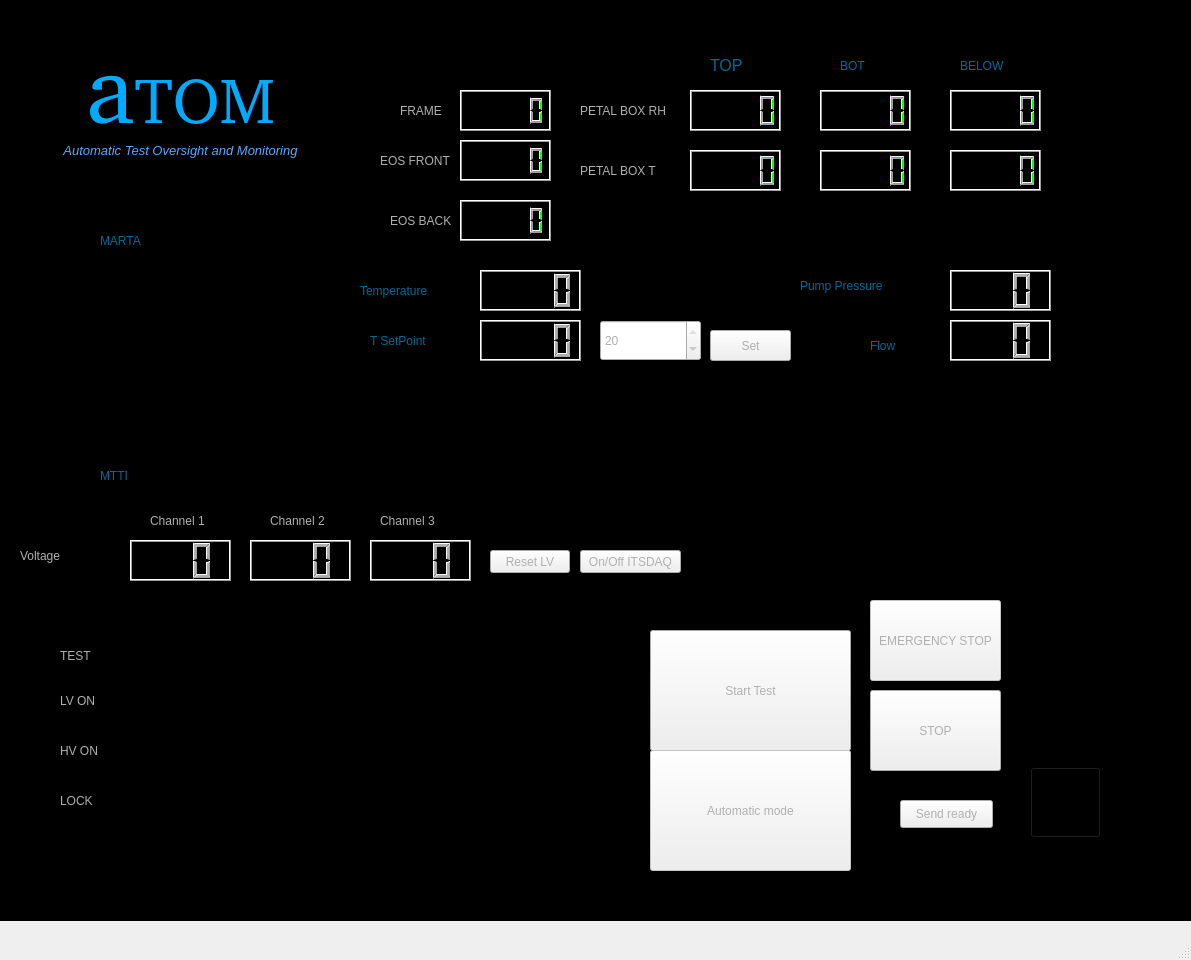
<?xml version="1.0" encoding="UTF-8"?>
<ui version="4.0">
 <class>MainWindow</class>
 <widget class="QMainWindow" name="MainWindow">
  <property name="geometry">
   <rect>
    <x>0</x>
    <y>0</y>
    <width>1191</width>
    <height>960</height>
   </rect>
  </property>
  <property name="windowTitle">
   <string>MainWindow</string>
  </property>
  <widget class="QWidget" name="centralwidget">
   <property name="styleSheet">
    <string notr="true">color: rgb(176, 176, 176);</string>
   </property>
   <widget class="QLabel" name="label">
    <property name="geometry">
     <rect>
      <x>580</x>
      <y>100</y>
      <width>131</width>
      <height>21</height>
     </rect>
    </property>
    <property name="text">
     <string>PETAL BOX RH</string>
    </property>
   </widget>
   <widget class="QPushButton" name="but_tempSetPoint">
    <property name="enabled">
     <bool>true</bool>
    </property>
    <property name="geometry">
     <rect>
      <x>710</x>
      <y>330</y>
      <width>81</width>
      <height>31</height>
     </rect>
    </property>
    <property name="text">
     <string>Set</string>
    </property>
   </widget>
   <widget class="QLabel" name="label_temp">
    <property name="geometry">
     <rect>
      <x>360</x>
      <y>250</y>
      <width>131</width>
      <height>81</height>
     </rect>
    </property>
    <property name="styleSheet">
     <string notr="true">color: rgb(0, 107, 150);
font: 12pt &quot;MS Shell Dlg 2&quot;;</string>
    </property>
    <property name="text">
     <string>Temperature</string>
    </property>
   </widget>
   <widget class="QLCDNumber" name="lcd_hr_top">
    <property name="geometry">
     <rect>
      <x>690</x>
      <y>90</y>
      <width>91</width>
      <height>41</height>
     </rect>
    </property>
    <property name="styleSheet">
     <string notr="true">color: rgb(0, 255, 0);</string>
    </property>
   </widget>
   <widget class="QLCDNumber" name="lcd_v1">
    <property name="geometry">
     <rect>
      <x>130</x>
      <y>540</y>
      <width>101</width>
      <height>41</height>
     </rect>
    </property>
    <property name="frameShape">
     <enum>QFrame::Box</enum>
    </property>
    <property name="smallDecimalPoint">
     <bool>true</bool>
    </property>
    <property name="digitCount">
     <number>3</number>
    </property>
   </widget>
   <widget class="QLCDNumber" name="lcd_pump">
    <property name="geometry">
     <rect>
      <x>950</x>
      <y>270</y>
      <width>101</width>
      <height>41</height>
     </rect>
    </property>
    <property name="frameShape">
     <enum>QFrame::Box</enum>
    </property>
    <property name="smallDecimalPoint">
     <bool>true</bool>
    </property>
    <property name="digitCount">
     <number>3</number>
    </property>
    <property name="segmentStyle">
     <enum>QLCDNumber::Filled</enum>
    </property>
   </widget>
   <widget class="QPushButton" name="but_stopTest">
    <property name="geometry">
     <rect>
      <x>870</x>
      <y>690</y>
      <width>131</width>
      <height>81</height>
     </rect>
    </property>
    <property name="styleSheet">
     <string notr="true">QPushButton:hover {
	background-color: rgb(0, 151, 227);
        }
QPushButton:pressed { 
	background-color: rgb(0, 99, 149);
	color: rgb(0, 0, 0);
}</string>
    </property>
    <property name="text">
     <string>STOP</string>
    </property>
   </widget>
   <widget class="QLabel" name="label_dp">
    <property name="geometry">
     <rect>
      <x>800</x>
      <y>250</y>
      <width>141</width>
      <height>71</height>
     </rect>
    </property>
    <property name="styleSheet">
     <string notr="true">color: rgb(0, 107, 150);
font: 12pt &quot;MS Shell Dlg 2&quot;;</string>
    </property>
    <property name="text">
     <string>Pump Pressure</string>
    </property>
   </widget>
   <widget class="QLCDNumber" name="lcd_hr_bot">
    <property name="geometry">
     <rect>
      <x>820</x>
      <y>90</y>
      <width>91</width>
      <height>41</height>
     </rect>
    </property>
    <property name="styleSheet">
     <string notr="true">color: rgb(0, 255, 0);</string>
    </property>
   </widget>
   <widget class="QPushButton" name="but_connectMarta">
    <property name="geometry">
     <rect>
      <x>30</x>
      <y>280</y>
      <width>71</width>
      <height>61</height>
     </rect>
    </property>
    <property name="styleSheet">
     <string notr="true">background-color: rgb(0, 0, 0);
border:none;</string>
    </property>
    <property name="text">
     <string/>
    </property>
    <property name="icon">
     <iconset>
      <normaloff>../icons/power.svg</normaloff>../icons/power.svg</iconset>
    </property>
    <property name="iconSize">
     <size>
      <width>50</width>
      <height>50</height>
     </size>
    </property>
   </widget>
   <widget class="QLabel" name="label_3">
    <property name="geometry">
     <rect>
      <x>840</x>
      <y>50</y>
      <width>41</width>
      <height>31</height>
     </rect>
    </property>
    <property name="styleSheet">
     <string notr="true">color: rgb(0, 107, 150);
font: 12pt &quot;MS Shell Dlg 2&quot;;</string>
    </property>
    <property name="text">
     <string>BOT</string>
    </property>
   </widget>
   <widget class="QLabel" name="label_2">
    <property name="geometry">
     <rect>
      <x>710</x>
      <y>50</y>
      <width>61</width>
      <height>31</height>
     </rect>
    </property>
    <property name="font">
     <font>
      <family>MS Shell Dlg 2</family>
      <pointsize>12</pointsize>
      <weight>50</weight>
      <italic>false</italic>
      <bold>false</bold>
     </font>
    </property>
    <property name="styleSheet">
     <string notr="true">color: rgb(0, 107, 150);
font: 12pt &quot;MS Shell Dlg 2&quot;;</string>
    </property>
    <property name="text">
     <string>TOP</string>
    </property>
   </widget>
   <widget class="QLCDNumber" name="lcd_hr_below">
    <property name="geometry">
     <rect>
      <x>950</x>
      <y>90</y>
      <width>91</width>
      <height>41</height>
     </rect>
    </property>
    <property name="styleSheet">
     <string notr="true">color: rgb(0, 255, 0);</string>
    </property>
   </widget>
   <widget class="QLabel" name="label_h2_2">
    <property name="geometry">
     <rect>
      <x>100</x>
      <y>450</y>
      <width>262</width>
      <height>51</height>
     </rect>
    </property>
    <property name="styleSheet">
     <string notr="true">color: rgb(0, 107, 150);
font: 16pt &quot;MS Shell Dlg 2&quot;;</string>
    </property>
    <property name="text">
     <string>MTTI </string>
    </property>
   </widget>
   <widget class="QLabel" name="label_mtticha">
    <property name="geometry">
     <rect>
      <x>150</x>
      <y>510</y>
      <width>71</width>
      <height>21</height>
     </rect>
    </property>
    <property name="text">
     <string>Channel 1</string>
    </property>
   </widget>
   <widget class="QLabel" name="label_mtticha_2">
    <property name="geometry">
     <rect>
      <x>270</x>
      <y>510</y>
      <width>71</width>
      <height>21</height>
     </rect>
    </property>
    <property name="text">
     <string>Channel 2</string>
    </property>
   </widget>
   <widget class="QLabel" name="label_mttiv">
    <property name="geometry">
     <rect>
      <x>20</x>
      <y>530</y>
      <width>131</width>
      <height>51</height>
     </rect>
    </property>
    <property name="text">
     <string>Voltage</string>
    </property>
   </widget>
   <widget class="QLabel" name="label_h2">
    <property name="geometry">
     <rect>
      <x>100</x>
      <y>220</y>
      <width>261</width>
      <height>41</height>
     </rect>
    </property>
    <property name="styleSheet">
     <string notr="true">color: rgb(0, 107, 150);
font: 16pt &quot;MS Shell Dlg 2&quot;;</string>
    </property>
    <property name="text">
     <string>MARTA </string>
    </property>
   </widget>
   <widget class="QLabel" name="label_mttii">
    <property name="geometry">
     <rect>
      <x>60</x>
      <y>630</y>
      <width>41</width>
      <height>51</height>
     </rect>
    </property>
    <property name="text">
     <string>TEST</string>
    </property>
   </widget>
   <widget class="QSpinBox" name="spin_tempSetPoint">
    <property name="geometry">
     <rect>
      <x>600</x>
      <y>320</y>
      <width>101</width>
      <height>41</height>
     </rect>
    </property>
    <property name="minimum">
     <number>-35</number>
    </property>
    <property name="maximum">
     <number>20</number>
    </property>
    <property name="value">
     <number>20</number>
    </property>
   </widget>
   <widget class="QLabel" name="label_tempSetPoint">
    <property name="geometry">
     <rect>
      <x>370</x>
      <y>320</y>
      <width>101</width>
      <height>41</height>
     </rect>
    </property>
    <property name="styleSheet">
     <string notr="true">color: rgb(0, 107, 150);
font: 12pt &quot;MS Shell Dlg 2&quot;;</string>
    </property>
    <property name="text">
     <string>T SetPoint</string>
    </property>
   </widget>
   <widget class="QLabel" name="label_4">
    <property name="geometry">
     <rect>
      <x>960</x>
      <y>50</y>
      <width>101</width>
      <height>31</height>
     </rect>
    </property>
    <property name="styleSheet">
     <string notr="true">color: rgb(0, 107, 150);
font: 12pt &quot;MS Shell Dlg 2&quot;;</string>
    </property>
    <property name="text">
     <string>BELOW</string>
    </property>
   </widget>
   <widget class="QLabel" name="l_info">
    <property name="geometry">
     <rect>
      <x>110</x>
      <y>290</y>
      <width>241</width>
      <height>41</height>
     </rect>
    </property>
    <property name="text">
     <string/>
    </property>
   </widget>
   <widget class="QLabel" name="label_5">
    <property name="geometry">
     <rect>
      <x>580</x>
      <y>160</y>
      <width>131</width>
      <height>21</height>
     </rect>
    </property>
    <property name="text">
     <string>PETAL BOX T</string>
    </property>
   </widget>
   <widget class="QLCDNumber" name="lcd_t_top">
    <property name="geometry">
     <rect>
      <x>690</x>
      <y>150</y>
      <width>91</width>
      <height>41</height>
     </rect>
    </property>
    <property name="styleSheet">
     <string notr="true">color: rgb(0, 255, 0);</string>
    </property>
   </widget>
   <widget class="QLCDNumber" name="lcd_t_bot">
    <property name="geometry">
     <rect>
      <x>820</x>
      <y>150</y>
      <width>91</width>
      <height>41</height>
     </rect>
    </property>
    <property name="styleSheet">
     <string notr="true">color: rgb(0, 255, 0);</string>
    </property>
   </widget>
   <widget class="QLCDNumber" name="lcd_t_below">
    <property name="geometry">
     <rect>
      <x>950</x>
      <y>150</y>
      <width>91</width>
      <height>41</height>
     </rect>
    </property>
    <property name="styleSheet">
     <string notr="true">color: rgb(0, 255, 0);</string>
    </property>
   </widget>
   <widget class="QPushButton" name="but_abort_marta">
    <property name="enabled">
     <bool>false</bool>
    </property>
    <property name="geometry">
     <rect>
      <x>870</x>
      <y>600</y>
      <width>131</width>
      <height>81</height>
     </rect>
    </property>
    <property name="styleSheet">
     <string notr="true">QPushButton:hover {
	background-color: rgb(0, 151, 227);
        }
QPushButton:pressed { 
	background-color: rgb(0, 99, 149);
	color: rgb(0, 0, 0);
}</string>
    </property>
    <property name="text">
     <string>EMERGENCY STOP</string>
    </property>
   </widget>
   <widget class="QLCDNumber" name="lcd_t_frame">
    <property name="geometry">
     <rect>
      <x>460</x>
      <y>90</y>
      <width>91</width>
      <height>41</height>
     </rect>
    </property>
    <property name="styleSheet">
     <string notr="true">color: rgb(0, 255, 0);
border-color: rgb(0, 255, 0);
</string>
    </property>
    <property name="smallDecimalPoint">
     <bool>true</bool>
    </property>
   </widget>
   <widget class="QLCDNumber" name="lcd_t_eosp">
    <property name="geometry">
     <rect>
      <x>460</x>
      <y>140</y>
      <width>91</width>
      <height>41</height>
     </rect>
    </property>
    <property name="styleSheet">
     <string notr="true">color: rgb(0, 255, 0);
border-color: rgb(0, 255, 0);</string>
    </property>
    <property name="frameShadow">
     <enum>QFrame::Raised</enum>
    </property>
    <property name="smallDecimalPoint">
     <bool>true</bool>
    </property>
   </widget>
   <widget class="QLCDNumber" name="lcd_t_eoss">
    <property name="geometry">
     <rect>
      <x>460</x>
      <y>200</y>
      <width>91</width>
      <height>41</height>
     </rect>
    </property>
    <property name="styleSheet">
     <string notr="true">color: rgb(0, 255, 0);
border-color: rgb(0, 255, 0);</string>
    </property>
    <property name="smallDecimalPoint">
     <bool>true</bool>
    </property>
   </widget>
   <widget class="QLabel" name="label_6">
    <property name="geometry">
     <rect>
      <x>400</x>
      <y>100</y>
      <width>131</width>
      <height>21</height>
     </rect>
    </property>
    <property name="text">
     <string>FRAME</string>
    </property>
   </widget>
   <widget class="QLabel" name="label_mtticha_3">
    <property name="geometry">
     <rect>
      <x>380</x>
      <y>510</y>
      <width>71</width>
      <height>21</height>
     </rect>
    </property>
    <property name="text">
     <string>Channel 3</string>
    </property>
   </widget>
   <widget class="QLCDNumber" name="lcd_v2">
    <property name="geometry">
     <rect>
      <x>250</x>
      <y>540</y>
      <width>101</width>
      <height>41</height>
     </rect>
    </property>
    <property name="frameShape">
     <enum>QFrame::Box</enum>
    </property>
    <property name="smallDecimalPoint">
     <bool>true</bool>
    </property>
    <property name="digitCount">
     <number>3</number>
    </property>
   </widget>
   <widget class="QLCDNumber" name="lcd_v3">
    <property name="geometry">
     <rect>
      <x>370</x>
      <y>540</y>
      <width>101</width>
      <height>41</height>
     </rect>
    </property>
    <property name="frameShape">
     <enum>QFrame::Box</enum>
    </property>
    <property name="smallDecimalPoint">
     <bool>true</bool>
    </property>
    <property name="digitCount">
     <number>3</number>
    </property>
   </widget>
   <widget class="QLabel" name="label_mttii_2">
    <property name="geometry">
     <rect>
      <x>60</x>
      <y>730</y>
      <width>41</width>
      <height>41</height>
     </rect>
    </property>
    <property name="text">
     <string>HV ON</string>
    </property>
   </widget>
   <widget class="QPushButton" name="but_startTest">
    <property name="geometry">
     <rect>
      <x>650</x>
      <y>630</y>
      <width>201</width>
      <height>121</height>
     </rect>
    </property>
    <property name="styleSheet">
     <string notr="true">QPushButton:hover {
	background-color: rgb(0, 151, 227);
        }
QPushButton:pressed { 
	background-color: rgb(0, 99, 149);
	color: rgb(0, 0, 0);
}</string>
    </property>
    <property name="text">
     <string>Start Test</string>
    </property>
   </widget>
   <widget class="QLabel" name="l_test_info">
    <property name="geometry">
     <rect>
      <x>300</x>
      <y>770</y>
      <width>481</width>
      <height>41</height>
     </rect>
    </property>
    <property name="styleSheet">
     <string notr="true">font: 75 10pt &quot;MS Shell Dlg 2&quot;;
color:rgb(0, 170, 255);
qproperty-alignment: AlignCenter;</string>
    </property>
    <property name="text">
     <string/>
    </property>
   </widget>
   <widget class="QLCDNumber" name="lcd_tsp">
    <property name="geometry">
     <rect>
      <x>480</x>
      <y>320</y>
      <width>101</width>
      <height>41</height>
     </rect>
    </property>
    <property name="smallDecimalPoint">
     <bool>true</bool>
    </property>
    <property name="digitCount">
     <number>4</number>
    </property>
   </widget>
   <widget class="QLCDNumber" name="lcd_t">
    <property name="geometry">
     <rect>
      <x>480</x>
      <y>270</y>
      <width>101</width>
      <height>41</height>
     </rect>
    </property>
    <property name="smallDecimalPoint">
     <bool>true</bool>
    </property>
    <property name="digitCount">
     <number>4</number>
    </property>
   </widget>
   <widget class="QLabel" name="label_mttii_3">
    <property name="geometry">
     <rect>
      <x>60</x>
      <y>680</y>
      <width>41</width>
      <height>41</height>
     </rect>
    </property>
    <property name="text">
     <string>LV ON</string>
    </property>
   </widget>
   <widget class="QLabel" name="label_7">
    <property name="geometry">
     <rect>
      <x>380</x>
      <y>150</y>
      <width>71</width>
      <height>21</height>
     </rect>
    </property>
    <property name="text">
     <string>EOS FRONT</string>
    </property>
   </widget>
   <widget class="QLabel" name="label_8">
    <property name="geometry">
     <rect>
      <x>390</x>
      <y>210</y>
      <width>61</width>
      <height>21</height>
     </rect>
    </property>
    <property name="text">
     <string>EOS BACK</string>
    </property>
   </widget>
   <widget class="QFrame" name="frame">
    <property name="enabled">
     <bool>false</bool>
    </property>
    <property name="geometry">
     <rect>
      <x>-30</x>
      <y>0</y>
      <width>1221</width>
      <height>921</height>
     </rect>
    </property>
    <property name="styleSheet">
     <string notr="true">background-image: url(:/prefijoNuevo/logoATLAS.png);
background-color: rgb(0, 0, 0);
background-repeat:no-repeat;
background-position:center;</string>
    </property>
    <property name="frameShape">
     <enum>QFrame::StyledPanel</enum>
    </property>
    <property name="frameShadow">
     <enum>QFrame::Raised</enum>
    </property>
   </widget>
   <widget class="QLabel" name="label_title_2">
    <property name="geometry">
     <rect>
      <x>20</x>
      <y>30</y>
      <width>321</width>
      <height>111</height>
     </rect>
    </property>
    <property name="font">
     <font>
      <family>Standard Symbols PS [urw]</family>
      <pointsize>9</pointsize>
      <weight>50</weight>
      <italic>false</italic>
      <bold>false</bold>
     </font>
    </property>
    <property name="styleSheet">
     <string notr="true">color: rgb(0, 170, 255);
font: 9pt &quot;Standard Symbols PS [urw]&quot;;
</string>
    </property>
    <property name="text">
     <string>&lt;html&gt;&lt;head/&gt;&lt;body&gt;&lt;p align=&quot;center&quot;&gt;&lt;span style=&quot; font-size:72pt;&quot;&gt;a&lt;/span&gt;&lt;span style=&quot; font-size:48pt;&quot;&gt;TOM&lt;/span&gt;&lt;/p&gt;&lt;/body&gt;&lt;/html&gt;</string>
    </property>
    <property name="scaledContents">
     <bool>false</bool>
    </property>
   </widget>
   <widget class="QLabel" name="l_test_info2">
    <property name="geometry">
     <rect>
      <x>300</x>
      <y>810</y>
      <width>481</width>
      <height>41</height>
     </rect>
    </property>
    <property name="styleSheet">
     <string notr="true">font: 75 8pt &quot;MS Shell Dlg 2&quot;;
color:rgb(0, 170, 255);
qproperty-alignment: AlignCenter;</string>
    </property>
    <property name="text">
     <string/>
    </property>
   </widget>
   <widget class="QLabel" name="label_dp_2">
    <property name="geometry">
     <rect>
      <x>870</x>
      <y>310</y>
      <width>141</width>
      <height>71</height>
     </rect>
    </property>
    <property name="styleSheet">
     <string notr="true">color: rgb(0, 107, 150);
font: 12pt &quot;MS Shell Dlg 2&quot;;</string>
    </property>
    <property name="text">
     <string>Flow</string>
    </property>
   </widget>
   <widget class="QLCDNumber" name="lcd_flow">
    <property name="geometry">
     <rect>
      <x>950</x>
      <y>320</y>
      <width>101</width>
      <height>41</height>
     </rect>
    </property>
    <property name="frameShape">
     <enum>QFrame::Box</enum>
    </property>
    <property name="smallDecimalPoint">
     <bool>true</bool>
    </property>
    <property name="digitCount">
     <number>3</number>
    </property>
    <property name="segmentStyle">
     <enum>QLCDNumber::Filled</enum>
    </property>
   </widget>
   <widget class="QLabel" name="label_mttii_4">
    <property name="geometry">
     <rect>
      <x>60</x>
      <y>780</y>
      <width>41</width>
      <height>41</height>
     </rect>
    </property>
    <property name="text">
     <string>LOCK</string>
    </property>
   </widget>
   <widget class="QPushButton" name="lock_icon">
    <property name="enabled">
     <bool>true</bool>
    </property>
    <property name="geometry">
     <rect>
      <x>120</x>
      <y>780</y>
      <width>61</width>
      <height>51</height>
     </rect>
    </property>
    <property name="autoFillBackground">
     <bool>false</bool>
    </property>
    <property name="styleSheet">
     <string notr="true">background-color: rgb(0, 0, 0);
border:none;</string>
    </property>
    <property name="text">
     <string/>
    </property>
    <property name="icon">
     <iconset>
      <normaloff>../icons/lock_open.svg</normaloff>../icons/lock_open.svg</iconset>
    </property>
    <property name="iconSize">
     <size>
      <width>40</width>
      <height>40</height>
     </size>
    </property>
    <property name="flat">
     <bool>false</bool>
    </property>
   </widget>
   <widget class="QPushButton" name="hr_icon">
    <property name="geometry">
     <rect>
      <x>1070</x>
      <y>100</y>
      <width>81</width>
      <height>81</height>
     </rect>
    </property>
    <property name="styleSheet">
     <string notr="true">background-color: rgb(0, 0, 0);
border:none;</string>
    </property>
    <property name="text">
     <string/>
    </property>
    <property name="icon">
     <iconset>
      <normaloff>../icons/humidity_high.svg</normaloff>../icons/humidity_high.svg</iconset>
    </property>
    <property name="iconSize">
     <size>
      <width>75</width>
      <height>75</height>
     </size>
    </property>
   </widget>
   <widget class="QPushButton" name="test_icon1">
    <property name="enabled">
     <bool>false</bool>
    </property>
    <property name="geometry">
     <rect>
      <x>120</x>
      <y>630</y>
      <width>61</width>
      <height>51</height>
     </rect>
    </property>
    <property name="styleSheet">
     <string notr="true">background-color: rgb(0, 0, 0);
border:none;</string>
    </property>
    <property name="text">
     <string/>
    </property>
    <property name="icon">
     <iconset>
      <normaloff>../icons/mode_heat.svg</normaloff>../icons/mode_heat.svg</iconset>
    </property>
    <property name="iconSize">
     <size>
      <width>50</width>
      <height>50</height>
     </size>
    </property>
   </widget>
   <widget class="QPushButton" name="pump_icon">
    <property name="enabled">
     <bool>true</bool>
    </property>
    <property name="geometry">
     <rect>
      <x>1070</x>
      <y>270</y>
      <width>81</width>
      <height>101</height>
     </rect>
    </property>
    <property name="styleSheet">
     <string notr="true">background-color: rgb(0, 0, 0);
border:none;

</string>
    </property>
    <property name="text">
     <string/>
    </property>
    <property name="iconSize">
     <size>
      <width>75</width>
      <height>75</height>
     </size>
    </property>
    <property name="checkable">
     <bool>false</bool>
    </property>
   </widget>
   <widget class="QPushButton" name="but_manualTest">
    <property name="enabled">
     <bool>false</bool>
    </property>
    <property name="geometry">
     <rect>
      <x>650</x>
      <y>750</y>
      <width>201</width>
      <height>121</height>
     </rect>
    </property>
    <property name="styleSheet">
     <string notr="true">QPushButton:hover {
	background-color: rgb(0, 151, 227);
        }
QPushButton:pressed { 
	background-color: rgb(0, 99, 149);
	color: rgb(0, 0, 0);
}</string>
    </property>
    <property name="text">
     <string>Automatic mode</string>
    </property>
   </widget>
   <widget class="QPushButton" name="lv_icon">
    <property name="enabled">
     <bool>false</bool>
    </property>
    <property name="geometry">
     <rect>
      <x>120</x>
      <y>680</y>
      <width>61</width>
      <height>51</height>
     </rect>
    </property>
    <property name="autoFillBackground">
     <bool>false</bool>
    </property>
    <property name="styleSheet">
     <string notr="true">background-color: rgb(0, 0, 0);
border:none;</string>
    </property>
    <property name="text">
     <string/>
    </property>
    <property name="icon">
     <iconset>
      <normaloff>../icons/lv_on.svg</normaloff>../icons/lv_on.svg</iconset>
    </property>
    <property name="iconSize">
     <size>
      <width>40</width>
      <height>40</height>
     </size>
    </property>
    <property name="flat">
     <bool>false</bool>
    </property>
   </widget>
   <widget class="QPushButton" name="hv_icon">
    <property name="enabled">
     <bool>false</bool>
    </property>
    <property name="geometry">
     <rect>
      <x>120</x>
      <y>730</y>
      <width>61</width>
      <height>51</height>
     </rect>
    </property>
    <property name="autoFillBackground">
     <bool>false</bool>
    </property>
    <property name="styleSheet">
     <string notr="true">background-color: rgb(0, 0, 0);
border:none;</string>
    </property>
    <property name="text">
     <string/>
    </property>
    <property name="icon">
     <iconset>
      <normaloff>../icons/hv_on.svg</normaloff>../icons/hv_on.svg</iconset>
    </property>
    <property name="iconSize">
     <size>
      <width>40</width>
      <height>40</height>
     </size>
    </property>
    <property name="flat">
     <bool>false</bool>
    </property>
   </widget>
   <widget class="QLabel" name="label_9">
    <property name="geometry">
     <rect>
      <x>20</x>
      <y>140</y>
      <width>321</width>
      <height>21</height>
     </rect>
    </property>
    <property name="styleSheet">
     <string notr="true">color: rgb(0, 170, 255);
font: 8pt &quot;MS Shell Dlg 2&quot;;</string>
    </property>
    <property name="text">
     <string>&lt;html&gt;&lt;head/&gt;&lt;body&gt;&lt;p align=&quot;center&quot;&gt;&lt;span style=&quot; font-size:10pt; font-style:italic; color:#55aaff;&quot;&gt;Automatic Test Oversight and Monitoring&lt;/span&gt;&lt;/p&gt;&lt;/body&gt;&lt;/html&gt;</string>
    </property>
   </widget>
   <widget class="QPushButton" name="test_icon2">
    <property name="enabled">
     <bool>false</bool>
    </property>
    <property name="geometry">
     <rect>
      <x>180</x>
      <y>630</y>
      <width>61</width>
      <height>51</height>
     </rect>
    </property>
    <property name="styleSheet">
     <string notr="true">background-color: rgb(0, 0, 0);
border:none;</string>
    </property>
    <property name="text">
     <string/>
    </property>
    <property name="icon">
     <iconset>
      <normaloff>../icons/mode_cool.svg</normaloff>../icons/mode_cool.svg</iconset>
    </property>
    <property name="iconSize">
     <size>
      <width>50</width>
      <height>50</height>
     </size>
    </property>
   </widget>
   <widget class="QPushButton" name="test_icon3">
    <property name="enabled">
     <bool>false</bool>
    </property>
    <property name="geometry">
     <rect>
      <x>240</x>
      <y>630</y>
      <width>61</width>
      <height>51</height>
     </rect>
    </property>
    <property name="styleSheet">
     <string notr="true">background-color: rgb(0, 0, 0);
border:none;</string>
    </property>
    <property name="text">
     <string/>
    </property>
    <property name="icon">
     <iconset>
      <normaloff>../icons/mode_heat.svg</normaloff>../icons/mode_heat.svg</iconset>
    </property>
    <property name="iconSize">
     <size>
      <width>50</width>
      <height>50</height>
     </size>
    </property>
   </widget>
   <widget class="QPushButton" name="but_options">
    <property name="geometry">
     <rect>
      <x>1030</x>
      <y>767</y>
      <width>71</width>
      <height>71</height>
     </rect>
    </property>
    <property name="styleSheet">
     <string notr="true">background-color: rgb(0, 0, 0);</string>
    </property>
    <property name="text">
     <string/>
    </property>
    <property name="icon">
     <iconset>
      <normaloff>../icons/settings.svg</normaloff>../icons/settings.svg</iconset>
    </property>
    <property name="iconSize">
     <size>
      <width>75</width>
      <height>75</height>
     </size>
    </property>
   </widget>
   <widget class="QPushButton" name="but_hvReady">
    <property name="geometry">
     <rect>
      <x>900</x>
      <y>800</y>
      <width>93</width>
      <height>28</height>
     </rect>
    </property>
    <property name="text">
     <string>Send ready</string>
    </property>
   </widget>
   <widget class="QPushButton" name="but_resetLv">
    <property name="geometry">
     <rect>
      <x>490</x>
      <y>550</y>
      <width>80</width>
      <height>23</height>
     </rect>
    </property>
    <property name="text">
     <string>Reset LV</string>
    </property>
   </widget>
   <widget class="QPushButton" name="but_itsdaqOn_Off">
    <property name="geometry">
     <rect>
      <x>580</x>
      <y>550</y>
      <width>101</width>
      <height>23</height>
     </rect>
    </property>
    <property name="text">
     <string>On/Off ITSDAQ</string>
    </property>
   </widget>
   <zorder>frame</zorder>
   <zorder>label</zorder>
   <zorder>but_tempSetPoint</zorder>
   <zorder>label_temp</zorder>
   <zorder>lcd_hr_top</zorder>
   <zorder>lcd_v1</zorder>
   <zorder>lcd_pump</zorder>
   <zorder>but_stopTest</zorder>
   <zorder>label_dp</zorder>
   <zorder>lcd_hr_bot</zorder>
   <zorder>but_connectMarta</zorder>
   <zorder>label_3</zorder>
   <zorder>label_2</zorder>
   <zorder>lcd_hr_below</zorder>
   <zorder>label_h2_2</zorder>
   <zorder>label_mtticha</zorder>
   <zorder>label_mtticha_2</zorder>
   <zorder>label_mttiv</zorder>
   <zorder>label_h2</zorder>
   <zorder>label_mttii</zorder>
   <zorder>spin_tempSetPoint</zorder>
   <zorder>label_tempSetPoint</zorder>
   <zorder>label_4</zorder>
   <zorder>l_info</zorder>
   <zorder>label_5</zorder>
   <zorder>lcd_t_top</zorder>
   <zorder>lcd_t_bot</zorder>
   <zorder>lcd_t_below</zorder>
   <zorder>but_abort_marta</zorder>
   <zorder>lcd_t_frame</zorder>
   <zorder>lcd_t_eosp</zorder>
   <zorder>lcd_t_eoss</zorder>
   <zorder>label_6</zorder>
   <zorder>label_mtticha_3</zorder>
   <zorder>lcd_v2</zorder>
   <zorder>lcd_v3</zorder>
   <zorder>label_mttii_2</zorder>
   <zorder>but_startTest</zorder>
   <zorder>l_test_info</zorder>
   <zorder>lcd_tsp</zorder>
   <zorder>lcd_t</zorder>
   <zorder>label_mttii_3</zorder>
   <zorder>label_7</zorder>
   <zorder>label_8</zorder>
   <zorder>label_title_2</zorder>
   <zorder>l_test_info2</zorder>
   <zorder>label_dp_2</zorder>
   <zorder>lcd_flow</zorder>
   <zorder>label_mttii_4</zorder>
   <zorder>lock_icon</zorder>
   <zorder>hr_icon</zorder>
   <zorder>test_icon1</zorder>
   <zorder>pump_icon</zorder>
   <zorder>but_manualTest</zorder>
   <zorder>lv_icon</zorder>
   <zorder>hv_icon</zorder>
   <zorder>label_9</zorder>
   <zorder>test_icon2</zorder>
   <zorder>test_icon3</zorder>
   <zorder>but_options</zorder>
   <zorder>but_hvReady</zorder>
   <zorder>but_resetLv</zorder>
   <zorder>but_itsdaqOn_Off</zorder>
  </widget>
  <widget class="QMenuBar" name="menubar">
   <property name="geometry">
    <rect>
     <x>0</x>
     <y>0</y>
     <width>1191</width>
     <height>20</height>
    </rect>
   </property>
  </widget>
  <widget class="QStatusBar" name="statusbar"/>
 </widget>
 <resources>
  <include location="bgImage.qrc"/>
 </resources>
 <connections/>
</ui>
